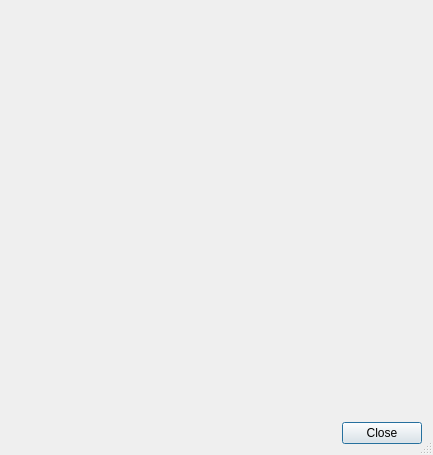
<?xml version="1.0" encoding="UTF-8"?>
<ui version="4.0">
 <class>SigEditDialog</class>
 <widget class="QDialog" name="SigEditDialog">
  <property name="geometry">
   <rect>
    <x>0</x>
    <y>0</y>
    <width>433</width>
    <height>455</height>
   </rect>
  </property>
  <property name="windowTitle">
   <string>Color Signature Editor</string>
  </property>
  <property name="sizeGripEnabled">
   <bool>true</bool>
  </property>
  <layout class="QVBoxLayout" name="verticalLayout" stretch="0,0">
   <item>
    <widget class="QFrame" name="mapFrame">
     <property name="minimumSize">
      <size>
       <width>256</width>
       <height>256</height>
      </size>
     </property>
     <property name="frameShape">
      <enum>QFrame::NoFrame</enum>
     </property>
    </widget>
   </item>
   <item>
    <widget class="QDialogButtonBox" name="buttonBox">
     <property name="orientation">
      <enum>Qt::Horizontal</enum>
     </property>
     <property name="standardButtons">
      <set>QDialogButtonBox::Close</set>
     </property>
    </widget>
   </item>
  </layout>
 </widget>
 <resources/>
 <connections>
  <connection>
   <sender>buttonBox</sender>
   <signal>rejected()</signal>
   <receiver>SigEditDialog</receiver>
   <slot>reject()</slot>
   <hints>
    <hint type="sourcelabel">
     <x>295</x>
     <y>439</y>
    </hint>
    <hint type="destinationlabel">
     <x>286</x>
     <y>274</y>
    </hint>
   </hints>
  </connection>
  <connection>
   <sender>buttonBox</sender>
   <signal>accepted()</signal>
   <receiver>SigEditDialog</receiver>
   <slot>accept()</slot>
   <hints>
    <hint type="sourcelabel">
     <x>227</x>
     <y>433</y>
    </hint>
    <hint type="destinationlabel">
     <x>157</x>
     <y>274</y>
    </hint>
   </hints>
  </connection>
 </connections>
</ui>
